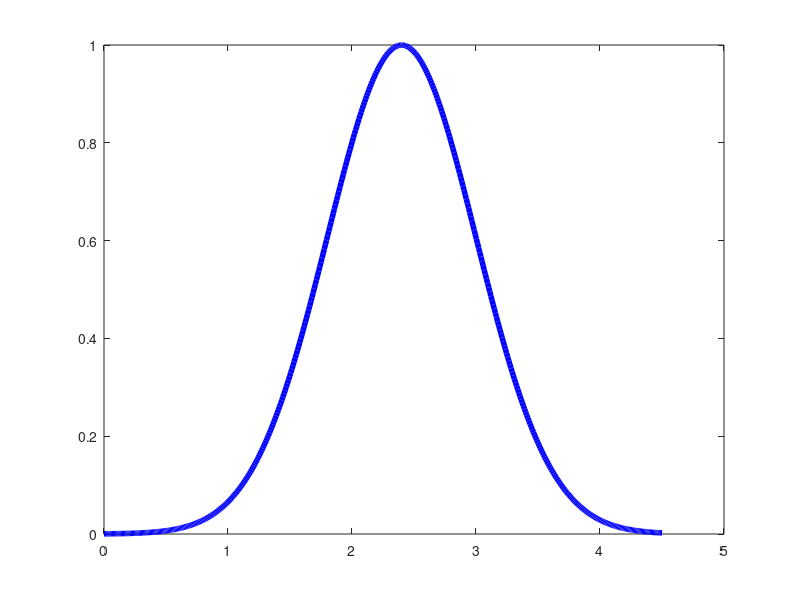

Write MATLAB code to recreate this figure. (Note: this script raises an error after producing the figure.)
% Parameters
P_l_bar = 3.0;                  % Constraint limit (maximum allowed power)
P_opt = 0.8 * P_l_bar;          % Optimal power value (peak of the bell)
sigma = 0.2 * P_l_bar;          % Standard deviation (controls width of the bell)
beta = 1.0;                     % Scaling factor for reward

% Power range (x-axis)
P_l = linspace(0, 1.5 * P_l_bar, 500);

% Gaussian reward function
reward = beta * exp(-((P_l - P_opt).^2) / (2 * sigma^2));
% Plot
figure;
plot(P_l, reward, 'b-', 'LineWidth', 4); hold on;
xline(P_opt, '--k', 'P_{opt}', 'LabelVerticalAlignment', 'bottom', 'LineWidth', 2);
xline(P_l_bar, '--r', 'P_l^{max}', 'LabelVerticalAlignment', 'bottom', 'LineWidth', 2);
xlabel('Power exchanged with the DSO (P_l)');
ylabel('Reward');
title('Gaussian-Based Reward Function Based on Power Exchange');
legend('reward(P_l)', 'P_{opt} (peak)', 'P_l^{max} (constraint)', 'Location', 'best');
grid on;
grid minor;
set(gca, 'XMinorGrid', 'on', 'YMinorGrid', 'on') ;
